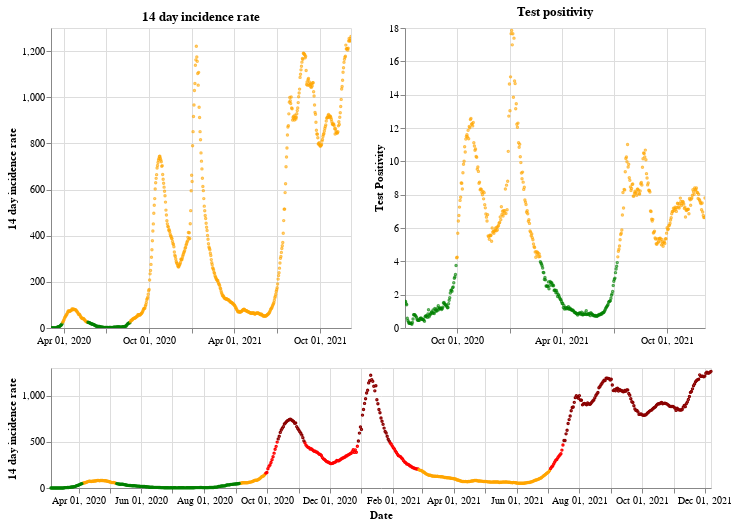

Notebook cell for this chart:
### Markdown cell above
## Northern Ireland

### Code cell
plot_traffic_light('Northern Ireland')

### Figure 1 — Vega-Lite specification as saved in the notebook (floating-point values rounded to 4 significant figures; data arrays with more than 128 entries replaced by an {"elided": "..."} marker saying what was removed)
{"config": {"view": {"continuousWidth": 400, "continuousHeight": 300}}, "vconcat": [{"hconcat": [{"mark": {"type": "point", "size": 2}, "encoding": {"color": {"condition": {"value": "green", "test": "(datum.twoWeeklyCasesRate <= 25)"}, "value": "orange"}, "tooltip": [{"type": "nominal", "field": "areaName"}, {"type": "temporal", "field": "date"}, {"type": "quantitative", "field": "twoWeeklyCasesRate"}, {"type": "quantitative", "field": "testPositivity"}], "x": {"type": "temporal", "axis": {"title": ""}, "field": "date", "scale": {"domain": {"selection": "DateBrush"}}, "timeUnit": "yearmonthdate"}, "y": {"type": "quantitative", "axis": {"title": "14 day incidence rate"}, "field": "twoWeeklyCasesRate"}}, "title": "14 day incidence rate", "width": 300}, {"mark": {"type": "point", "size": 2}, "encoding": {"color": {"condition": {"value": "green", "test": "(datum.testPositivity <= 4)"}, "value": "orange"}, "tooltip": [{"type": "nominal", "field": "areaName"}, {"type": "temporal", "field": "date"}, {"type": "quantitative", "field": "twoWeeklyCasesRate"}, {"type": "quantitative", "field": "testPositivity"}], "x": {"type": "temporal", "axis": {"title": ""}, "field": "date", "scale": {"domain": {"selection": "DateBrush"}}, "timeUnit": "yearmonthdate"}, "y": {"type": "quantitative", "axis": {"title": "Test Positivity"}, "field": "testPositivity"}}, "title": "Test positivity", "width": 300}]}, {"layer": [{"mark": {"type": "point", "size": 2}, "encoding": {"color": {"condition": {"value": "orange", "test": "(((datum.testPositivity < 4) && (datum.twoWeeklyCasesRate >= 50)) && (datum.twoWeeklyCasesRate < 200))"}, "value": "red"}, "opacity": {"condition": {"value": 1, "test": "((datum.twoWeeklyCasesRate >= 50) && (datum.twoWeeklyCasesRate < 500))"}, "value": 0}, "tooltip": [{"type": "nominal", "field": "areaName"}, {"type": "temporal", "field": "date"}, {"type": "quantitative", "field": "twoWeeklyCasesRate"}, {"type": "quantitative", "field": "testPositivity"}], "x": {"type": "temporal", "axis": {"title": "Date"}, "field": "date", "timeUnit": "yearmonthdate"}, "y": {"type": "quantitative", "axis": {"title": "14 day incidence rate"}, "field": "twoWeeklyCasesRate"}}, "selection": {"DateBrush": {"type": "interval", "encodings": ["x"], "fields": ["Time"]}}}, {"mark": {"type": "point", "size": 2}, "encoding": {"color": {"value": "darkred"}, "opacity": {"condition": {"value": 1, "test": "(datum.twoWeeklyCasesRate >= 500)"}, "value": 0}, "tooltip": [{"type": "nominal", "field": "areaName"}, {"type": "temporal", "field": "date"}, {"type": "quantitative", "field": "twoWeeklyCasesRate"}, {"type": "quantitative", "field": "testPositivity"}], "x": {"type": "temporal", "axis": {"title": "Date"}, "field": "date", "timeUnit": "yearmonthdate"}, "y": {"type": "quantitative", "axis": {"title": "14 day incidence rate"}, "field": "twoWeeklyCasesRate"}}}, {"mark": {"type": "point", "size": 2}, "encoding": {"color": {"condition": {"value": "green", "test": "((datum.testPositivity < 4) && (datum.twoWeeklyCasesRate < 50))"}, "value": "orange"}, "opacity": {"condition": {"value": 1, "test": "(datum.twoWeeklyCasesRate < 50)"}, "value": 0}, "tooltip": [{"type": "nominal", "field": "areaName"}, {"type": "temporal", "field": "date"}, {"type": "quantitative", "field": "twoWeeklyCasesRate"}, {"type": "quantitative", "field": "testPositivity"}], "x": {"type": "temporal", "axis": {"title": "Date"}, "field": "date", "timeUnit": "yearmonthdate"}, "y": {"type": "quantitative", "axis": {"title": "14 day incidence rate"}, "field": "twoWeeklyCasesRate"}}}], "height": 120, "width": 660}], "data": {"name": "data-3f0c1176e63b68276afda8051b0d6d3e"}, "$schema": "https://vega.github.io/schema/vega-lite/v4.8.1.json", "datasets": {"data-3f0c1176e63b68276afda8051b0d6d3e": {"elided": "643 records"}}}
